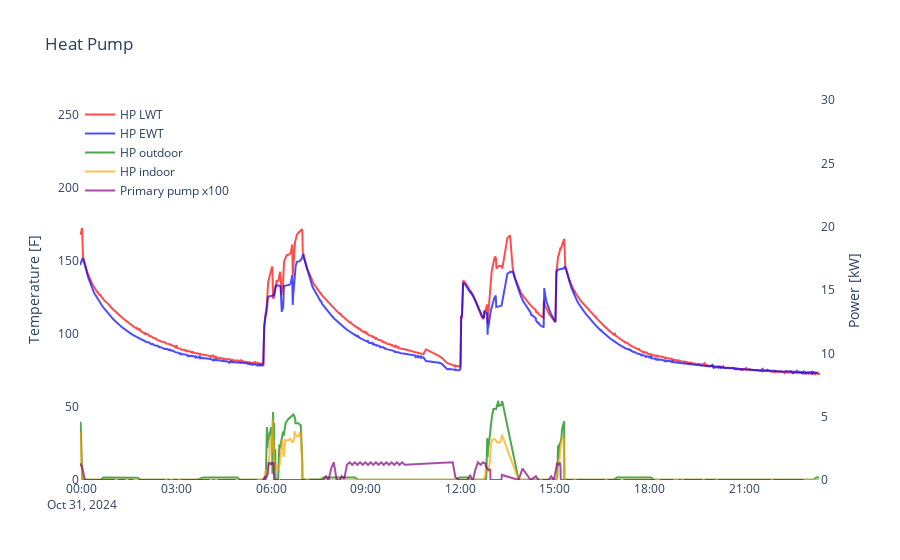
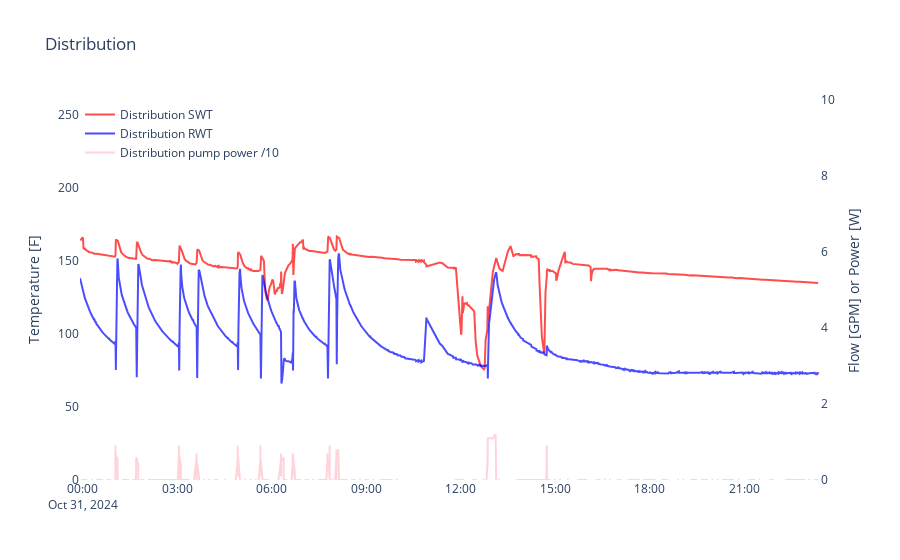

Notebook source saved alongside these figures, in order:
### Code cell
# --------------------------------------
# PLOT 1
# --------------------------------------

fig = go.Figure()
fig.update_xaxes(showgrid=False)

fig.update_layout(title='Heat Pump',
                  plot_bgcolor='rgba(0,0,0,0)',
                  paper_bgcolor='rgba(0,0,0,0)')

# Temperature
temp_plot = False
if 'hp-lwt' in selected_plot_keys:
    temp_plot = True
    yf = [to_fahrenheit(x/1000) for x in channels['hp-lwt']['values']]
    fig.add_trace(go.Scatter(x=channels['hp-lwt']['times'], y=yf, 
                             mode='lines', opacity=0.7,
                             line=dict(color='red', dash='solid'),
                             name='HP LWT'))
if 'hp-ewt' in selected_plot_keys:
    temp_plot = True
    yf = [to_fahrenheit(x/1000) for x in channels['hp-ewt']['values']]

    fig.add_trace(go.Scatter(x=channels['hp-ewt']['times'], y=yf, 
                             mode='lines', opacity=0.7,
                             line=dict(color='blue', dash='solid'),
                             name='HP EWT'))

if temp_plot:
    if 'hp-odu-pwr' in selected_plot_keys or 'hp-idu-pwr' in selected_plot_keys or 'primary-pump-pwr' in selected_plot_keys:
        fig.update_yaxes(range=[0, 260])
    fig.update_layout(yaxis=dict(title='Temperature [F]', showgrid=False, zeroline=False))
    y_axis_power = 'y2'
else:
    y_axis_power = 'y'
    fig.update_layout(yaxis=dict(title='Power [kW]', showgrid=False, zeroline=False))

# Power
power_plot = False
if 'hp-odu-pwr' in selected_plot_keys:
    power_plot = True
    yf = [x/1000 for x in channels['hp-odu-pwr']['values']]
    fig.add_trace(go.Scatter(x=channels['hp-odu-pwr']['times'], y=yf, 
                             mode='lines', opacity=0.7,
                             line=dict(color='green', dash='solid'),
                             name='HP outdoor',
                             yaxis=y_axis_power))

if 'hp-idu-pwr' in selected_plot_keys:
    power_plot = True
    yf = [x/1000 for x in channels['hp-idu-pwr']['values']]
    fig.add_trace(go.Scatter(x=channels['hp-idu-pwr']['times'], y=yf, 
                             mode='lines', opacity=0.7,
                             line=dict(color='orange', dash='solid'),
                             name='HP indoor',
                             yaxis=y_axis_power))
    
if 'primary-pump-pwr' in selected_plot_keys:
    power_plot = True
    yf = [x/10 for x in channels['primary-pump-pwr']['values']]
    fig.add_trace(go.Scatter(x=channels['primary-pump-pwr']['times'], y=yf, 
                             mode='lines', opacity=0.7,
                             line=dict(color='purple', dash='solid'),
                             name='Primary pump x100',
                             yaxis=y_axis_power))

if power_plot:
    fig.update_layout(yaxis2=dict(title='Power [kW]', overlaying='y', side='right', showgrid=False, zeroline=False, range=[0, 30]))

fig.update_layout(
    legend=dict(
        x=0,
        y=1,
        xanchor='left',
        yanchor='top'
    )
)

fig.show()
fig.write_html("heatpump.html")

# --------------------------------------
# PLOT 2
# --------------------------------------

fig = go.Figure()
fig.update_xaxes(showgrid=False)

fig.update_layout(title='Distribution',
                  plot_bgcolor='rgba(0,0,0,0)',
                  paper_bgcolor='rgba(0,0,0,0)')

# Temperature
temp_plot = False
if 'dist-swt' in selected_plot_keys:
    temp_plot = True
    yf = [to_fahrenheit(x/1000) for x in channels['dist-swt']['values']]
    fig.add_trace(go.Scatter(x=channels['dist-swt']['times'], y=yf, 
                             mode='lines', opacity=0.7,
                             line=dict(color='red', dash='solid'),
                             name='Distribution SWT'))
if 'dist-rwt' in selected_plot_keys:
    temp_plot = True
    yf = [to_fahrenheit(x/1000) for x in channels['dist-rwt']['values']]
    fig.add_trace(go.Scatter(x=channels['dist-rwt']['times'], y=yf, 
                             mode='lines', opacity=0.7,
                             line=dict(color='blue', dash='solid'),
                             name='Distribution RWT'))
    
if temp_plot:
    if 'zone_heat_calls' in selected_plot_keys:
        fig.update_yaxes(range=[0, 260])
    fig.update_layout(yaxis=dict(title='Temperature [F]', showgrid=False, zeroline=False))
    y_axis_power = 'y2'
else:
    y_axis_power = 'y'
    fig.update_layout(yaxis=dict(title='Power [kW]', showgrid=False, zeroline=False))

# Distribution pump power
power_plot = False   
if 'dist-pump-pwr'in selected_plot_keys:
    power_plot = True
    yf = [x/10 for x in channels['dist-pump-pwr']['values']]
    fig.add_trace(go.Scatter(x=channels['dist-pump-pwr']['times'], y=yf, 
                             mode='lines', opacity=0.7,
                             line=dict(color='pink', dash='solid'),
                             name='Distribution pump power /10',
                             yaxis = y_axis_power))
if 'dist-flow' in selected_plot_keys:
    power_plot = True
    yf = [x/100 for x in channels['dist-flow']['values']]
    fig.add_trace(go.Scatter(x=channels['dist-flow']['times'], y=yf, 
                             mode='lines', opacity=0.4,
                             line=dict(color='purple', dash='solid'),
                             name='Distribution flow',
                             yaxis = y_axis_power))
    
if power_plot:
    fig.update_layout(yaxis2=dict(title='Flow [GPM] or Power [W]', overlaying='y', side='right', showgrid=False, zeroline=False, range=[0, 10]))

fig.update_layout(
    legend=dict(
        x=0,
        y=1,
        xanchor='left',
        yanchor='top'
    )
)

fig.show()
fig.write_html("distribution.html")

### Figure 1 — Plotly figure (JSON) as saved in the notebook; plotly's stock layout.template omitted (floating-point values rounded to 4 significant figures; data arrays with more than 128 entries replaced by an {"elided": "..."} marker saying what was removed)
{"data": [{"line": {"color": "red", "dash": "solid"}, "mode": "lines", "name": "HP LWT", "opacity": 0.7, "type": "scatter", "x": {"elided": "3328 str values"}, "y": {"elided": "3328 float values"}}, {"line": {"color": "blue", "dash": "solid"}, "mode": "lines", "name": "HP EWT", "opacity": 0.7, "type": "scatter", "x": {"elided": "2780 str values"}, "y": {"elided": "2780 float values"}}, {"line": {"color": "green", "dash": "solid"}, "mode": "lines", "name": "HP outdoor", "opacity": 0.7, "type": "scatter", "x": {"elided": "1162 str values"}, "y": {"elided": "1162 float values"}, "yaxis": "y2"}, {"line": {"color": "orange", "dash": "solid"}, "mode": "lines", "name": "HP indoor", "opacity": 0.7, "type": "scatter", "x": {"elided": "991 str values"}, "y": {"elided": "991 float values"}, "yaxis": "y2"}, {"line": {"color": "purple", "dash": "solid"}, "mode": "lines", "name": "Primary pump x100", "opacity": 0.7, "type": "scatter", "x": {"elided": "991 str values"}, "y": {"elided": "973 float values"}, "yaxis": "y2"}], "layout": {"legend": {"x": 0, "xanchor": "left", "y": 1, "yanchor": "top"}, "paper_bgcolor": "rgba(0,0,0,0)", "plot_bgcolor": "rgba(0,0,0,0)", "title": {"text": "Heat Pump"}, "xaxis": {"showgrid": false}, "yaxis": {"range": [0, 260], "showgrid": false, "title": {"text": "Temperature [F]"}, "zeroline": false}, "yaxis2": {"overlaying": "y", "range": [0, 30], "showgrid": false, "side": "right", "title": {"text": "Power [kW]"}, "zeroline": false}}}

### Figure 2 — Plotly figure (JSON) as saved in the notebook; plotly's stock layout.template omitted (floating-point values rounded to 4 significant figures; data arrays with more than 128 entries replaced by an {"elided": "..."} marker saying what was removed)
{"data": [{"line": {"color": "red", "dash": "solid"}, "mode": "lines", "name": "Distribution SWT", "opacity": 0.7, "type": "scatter", "x": {"elided": "3029 str values"}, "y": {"elided": "3029 float values"}}, {"line": {"color": "blue", "dash": "solid"}, "mode": "lines", "name": "Distribution RWT", "opacity": 0.7, "type": "scatter", "x": {"elided": "6234 str values"}, "y": {"elided": "6234 float values"}}, {"line": {"color": "pink", "dash": "solid"}, "mode": "lines", "name": "Distribution pump power /10", "opacity": 0.7, "type": "scatter", "x": {"elided": "964 str values"}, "y": {"elided": "964 float values"}, "yaxis": "y2"}], "layout": {"legend": {"x": 0, "xanchor": "left", "y": 1, "yanchor": "top"}, "paper_bgcolor": "rgba(0,0,0,0)", "plot_bgcolor": "rgba(0,0,0,0)", "title": {"text": "Distribution"}, "xaxis": {"showgrid": false}, "yaxis": {"range": [0, 260], "showgrid": false, "title": {"text": "Temperature [F]"}, "zeroline": false}, "yaxis2": {"overlaying": "y", "range": [0, 10], "showgrid": false, "side": "right", "title": {"text": "Flow [GPM] or Power [W]"}, "zeroline": false}}}
